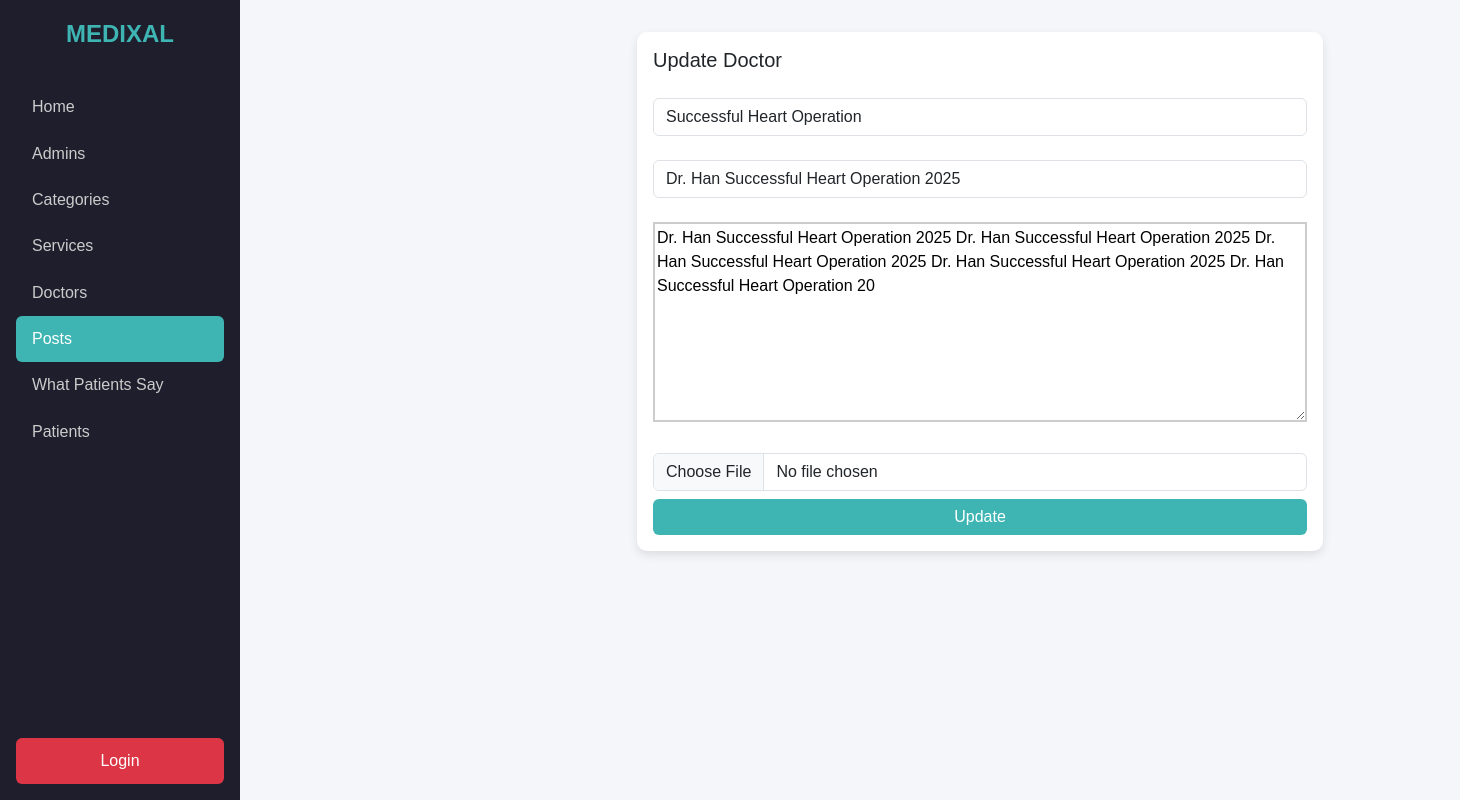
Screenshot of /admin-panel/testimony-admins/update.php?upd_id=5 with the database file from the repository.
### tables this page shows
CREATE TABLE IF NOT EXISTS `posts` (
  `id` int NOT NULL AUTO_INCREMENT,
  `title` varchar(200) NOT NULL,
  `subtitle` varchar(200) NOT NULL,
  `body` varchar(255) NOT NULL,
  `image` varchar(255) NOT NULL,
  `category_id` varchar(20) NOT NULL,
  `created_at` timestamp NOT NULL DEFAULT CURRENT_TIMESTAMP,
  PRIMARY KEY (`id`)
);

### admin-panel/testimony-admins/update.php (the view, shortened to what this page needs)
<?php
require_once "../../includes/dbh.php";
$id = (int) $_GET["upd_id"];
$statement = $db->prepare("SELECT * FROM posts WHERE id = :id LIMIT 1");
$statement->bindValue(':id', $id, PDO::PARAM_INT);
$statement->execute();
$posts = $statement->fetch(PDO::FETCH_OBJ);
?>
<!DOCTYPE html>
<html lang="en">
<head>
  <link href="https://cdn.jsdelivr.net/npm/bootstrap@5.3.3/dist/css/bootstrap.min.css" rel="stylesheet">
</head>
<body>
<div id="wrapper">
    <div class="sidebar">
      <div class="logo">MEDIXAL</div>
      <a href="../index.php">Home</a>
      <a href="../admins/admins.php">Admins</a>
      <a href="../categories-admins/show-categories.php">Categories</a>
      <a href="../services-admins/show-services.php">Services</a>
      <a href="../doctor-admins/show-doctors.php">Doctors</a>
      <a href="show-posts.php" class="active">Posts</a>
      <a href="../patients-say-admins/show-testimonials.php">What Patients Say</a>
      <a href="../patients-admins/show-patients.php">Patients</a>
      <?php if(isset($_SESSION["admin_name"])) : ?>
      <a href="../logout.php" class="logout text-white">Logout</a>
      <?php else: ?>
      <a href="../admins/login-admins.php" class="logout text-white">Login</a>
      <?php endif; ?>
    </div>
    <div class="container-fluid main-content">
        <div class="row">
          <div class="col">
            <div class="row justify-content-center">
              <div class="col-12 col-md-8 col-lg-6">
                <div class="card mx-auto" style="max-width:720px;">
                  <div class="card-body">
                    <h5 class="card-title mb-4 d-inline">Update Doctor</h5>
                    <form method="POST" action="" enctype="multipart/form-data">
                <div class="form-outline mb-4 mt-4">
                  <input type="title" name="title" id="form2Example1" class="form-control" placeholder="Enter your title" value="<?php echo htmlspecialchars($posts->title) ?>"/>
                </div>
                <div class="form-outline mb-4 mt-4">
                  <input type="subtitle" name="subtitle" id="form2Example1" class="form-control" placeholder="Enter your subtitle" value="<?php echo htmlspecialchars($posts->subtitle) ?>"/>
                </div>
                <div class="form-outline mb-4 mt-4">
                  <textarea name="body" placeholder="Post Content" rows="8"><?php echo htmlspecialchars($posts->body) ?></textarea><br>
                </div>
                <input type="file" name="img" id="image-upload" class="form-control mb-2" placeholder="Choose Image">
                      <div class="d-grid">
                        <button type="submit" name="submit" class="btn btn-primary">Update</button>
                      </div>
                    </form>
                  </div>
                </div>
              </div>
            </div>
          </div>
        </div>
    </div>
</body>
</html>

### admin-panel/testimony-admins/update.php (style rules this page uses)
body { font-family: "Poppins", sans-serif; background-color: #f5f6fa; margin: 0; padding: 0; }
.sidebar { position: fixed; top: 0; left: 0; height: 100vh; width: 240px; background-color: #1e1e2d; color: #fff; display: flex; flex-direction: column; align-items: start; padding: 1rem; }
.sidebar .logo { font-size: 1.5rem; font-weight: 700; margin-bottom: 2rem; text-transform: uppercase; color: #3eb5b3; display: block; width: 100%; text-align: center; }
.sidebar a { color: #ccc; text-decoration: none; display: block; width: 100%; padding: 0.7rem 1rem; border-radius: 6px; transition: all 0.3s ease; }
.sidebar a:hover, .sidebar a.active { background-color: #3eb5b3; color: #fff; }
.sidebar .logout { margin-top: auto; background-color: #dc3545; text-align: center; border-radius: 6px; }
.main-content { margin-left: 250px; padding: 2rem; }
.card { border: none; border-radius: 10px; box-shadow: 0 4px 10px rgba(0,0,0,0.1); }
textarea { max-width: 100%; min-width: 100%; border: 2px solid #ccc; }
.btn-primary { background-color: #3eb5b3; border: none; }
button { border: none; color: #fff; background-color: #dc3545; border-radius: 5px; padding: 5px 20px; transition: 0.2s ease-in-out; }

### rows the page displays
posts: title "Successful Heart Operation", subtitle "Dr. Han Successful Heart Operation 2025", body "Dr. Han Successful Heart Operation 2025 Dr. Han Successful Heart Operation 2025 Dr. Han Successful Heart Operation 2025 Dr. Han Successful Heart Operation 2025 Dr. Han Successful Heart Operation 20"
